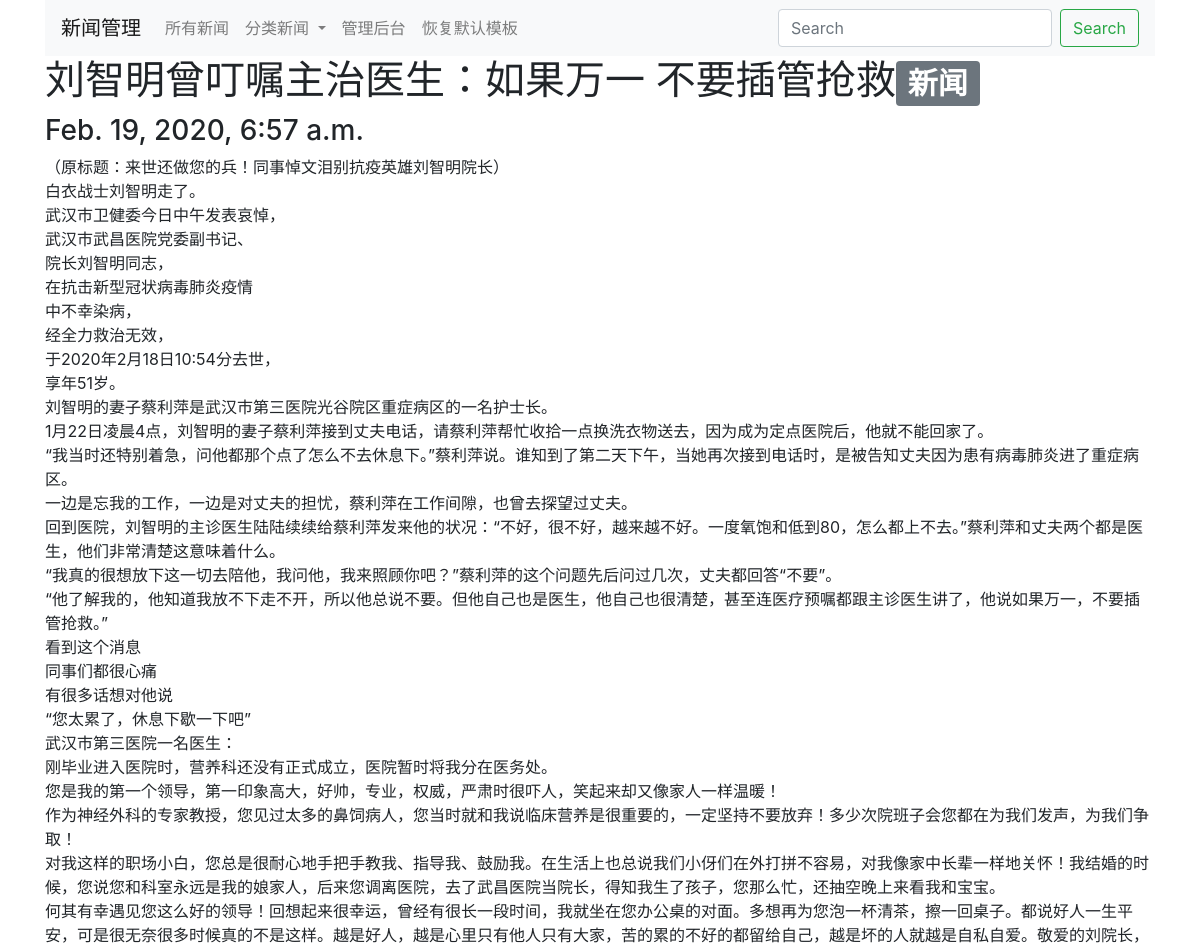
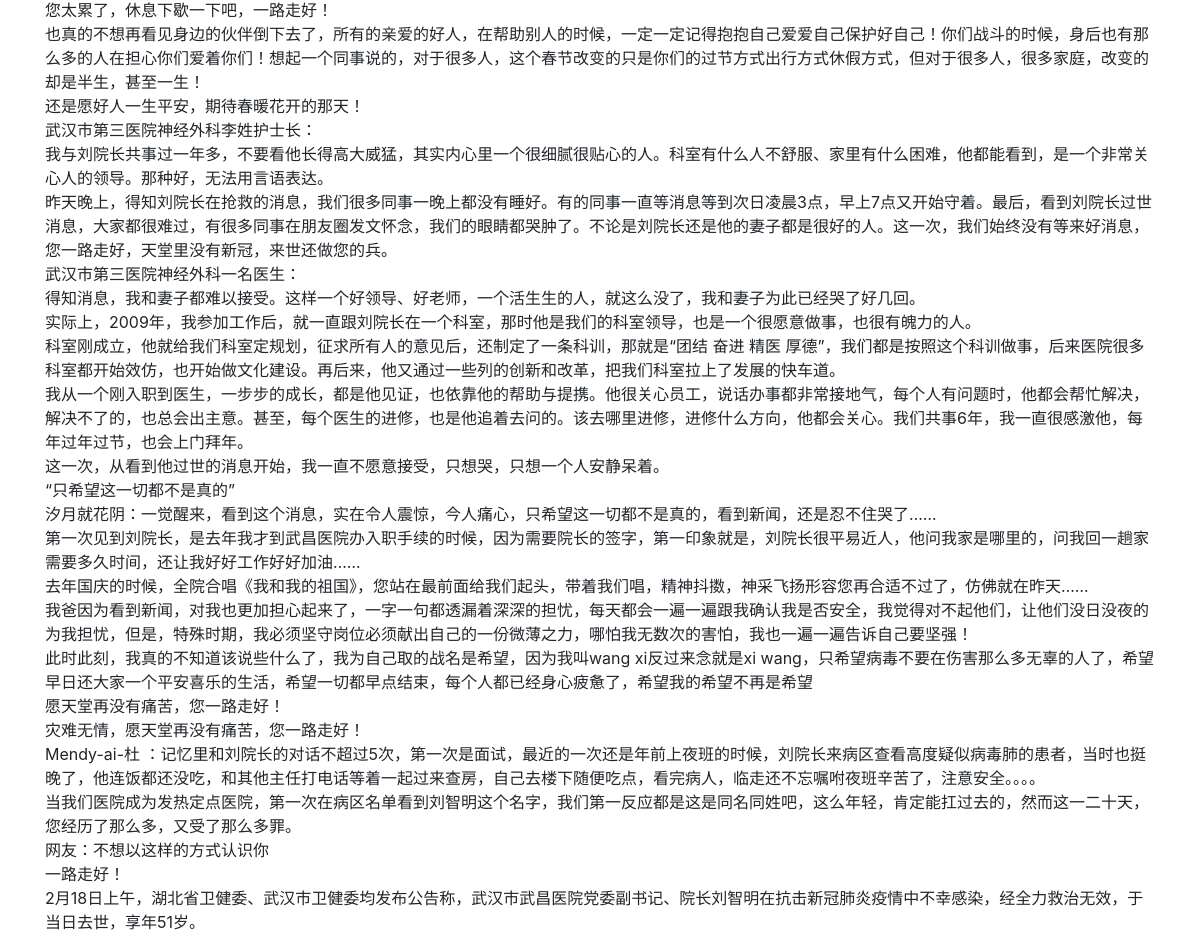
Page /posts/3 on the committed database (2 pictures, top to bottom).
### main/models.py (models this page shows, shortened)
class Post(models.Model):
    title = models.CharField(max_length=1024, null=False)
    category = models.CharField(max_length=64)
    content = models.TextField()
    timestamp = models.DateTimeField()
    url = models.URLField()

### main/views.py (the view)
# urls.py: path('posts/<int:pk>', views.post, name='post'),
def post(request, pk):
    post = Post.objects.get(id=pk)
    if post_template[0] is None:
        return render(request, 'main/post_detail.html',
                      {'post': post})
    else:
        template = Template(post_template[0])
        context = RequestContext(request, {'post': post})
        return HttpResponse(template.render(context))

### main/context_processors.py (called while the page is built)
def categories(request):
    query = Post.objects.values('category').distinct()
    categories = [item['category'] for item in query]
    return {
        'categories': categories
    }

### main/templates/main/post_detail.html
{% extends 'main/base.html' %}
{% block content %}
<h1>{{ post.title }}<span class="badge badge-secondary">{{post.category}}</span></h1>
<h3>{{post.timestamp}}</h3>
<p>{{ post.content|safe }}</p>
{% endblock %}

### rows in the picture
Post: title "刘智明曾叮嘱主治医生：如果万一 不要插管抢救", category "新闻", timestamp "Feb. 19, 2020, 6:57 a.m.", content "（原标题：来世还做您的兵！同事悼文泪别抗疫英雄刘智明院长） 白衣战士刘智明走了。 武汉市卫健委今日中午发表哀悼， 武汉市武昌医院党委副书记、 院长刘智明同志， 在抗击新型冠状病毒肺炎疫情 中不幸染病， 经全力救治无效， 于2020年2月18日10:54分去世， 享年51岁。 刘智明的妻子蔡利萍是武汉市第三医院光谷院区重症病区的一名护士长。 1月22日凌晨4点，刘智明的妻子蔡利萍接到丈夫电话，请蔡利萍帮忙收拾一点换洗衣物送去，因为成为定点医院后，他就不能回家了。 “我当时还特别着急，问他都那个点了怎么不去休息下。”蔡利萍说。谁知到了第二天下午，当她再次接到电话时，是被告知丈夫因为患有病毒肺炎进了重症病区。 一边是忘我的工作，一边是对丈夫的担忧，蔡利萍在工作间隙，也曾去探望过丈夫。 回到医院，刘智明的主诊医生陆陆续续给蔡利萍发来他的状况：“不好，很不好，越来越不好。一度氧饱和低到80，怎么都上不去。”蔡利萍和丈夫两个都是医生，他们非常清楚这意味着什么。 “我真的很想放下这一切去陪他，我问他，我来照顾你吧？”蔡利萍的这个问题先后问过几次，丈夫都回答“不要”。 “他了解我的，他知道我放不下走不开，所以他总说不要。但他自己也是医生，他自己也很清楚，甚至连医疗预嘱都跟主诊医生讲了，他说如果万一，不要插管抢救。” 看到这个消息 同事们都很心痛 有很多话想对他说 “您太累了，休息下歇一下吧” 武汉市第三医院一名医生： 刚毕业进入医院时，营养科还没有正式成立，医院暂时将我分在医务处。 您是我的第一个领导，第一印象高大，好帅，专业，权威，严肃时很吓人，笑起来却又像家人一样温暖！…"
